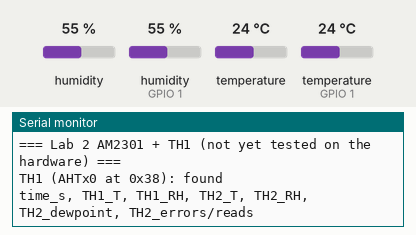
This sketch was run on a simulated ESP32. Parts: the last lines printed to the serial monitor. The test bench sets the inputs (shaded band); at power-on: humidity 55 %, humidity (sensor on GPIO 1) 55 %, temperature 24 °C, temperature (sensor on GPIO 1) 24 °C.

Above: at 2.7 s.
2.8 s: humidity (sensor 0) set to 22 %
At 6.4 s:
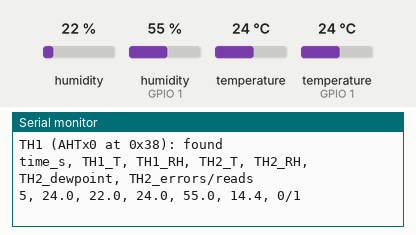
11.5 s: humidity (sensor on GPIO 1) set to 22 %
At 16.4 s:
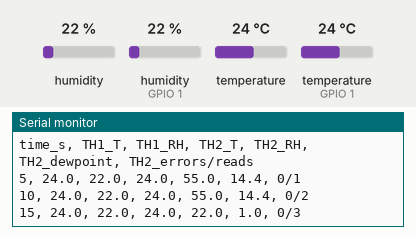
18.4 s: temperature (sensor 0) set to 12 °C
At 21.4 s:
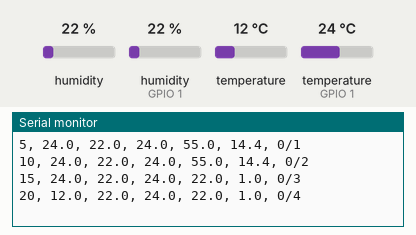
25.3 s: temperature (sensor on GPIO 1) set to 12 °C
At 31.5 s:
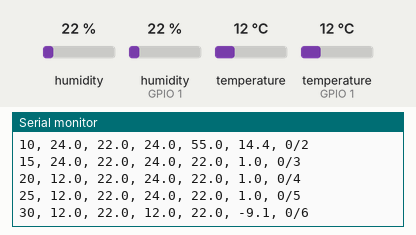
32.2 s: humidity (sensor 0) set to 40 %
At 36.4 s:
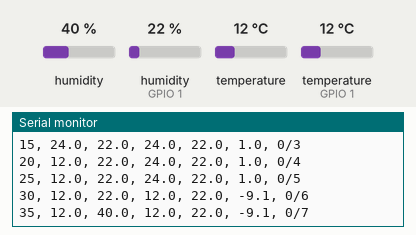
39.1 s: humidity (sensor on GPIO 1) set to 40 %
At 41.5 s:
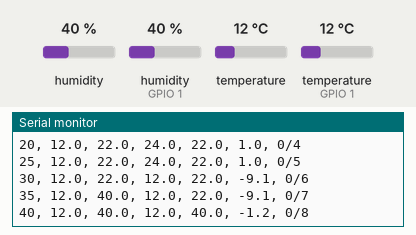
Timing chart, 0 to 43.0 s (numbered marks = the images above; inputs shaded):
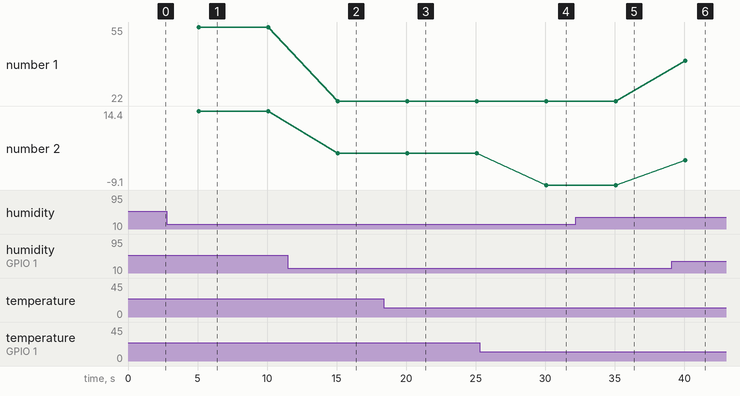

Measured:
- after the input at 2.8 s, the serial monitor: prints a new line after 2.3 s (image 1)
- after the input at 11.5 s, the serial monitor: prints a new line after 3.6 s (image 2)
- after the input at 18.4 s, the serial monitor: prints a new line after 1.7 s (image 3)
- after the input at 25.3 s, the serial monitor: prints a new line after 4.8 s (image 4)
- after the input at 32.2 s, the serial monitor: prints a new line after 2.9 s (image 5)
- after the input at 39.1 s, the serial monitor: prints a new line after 0.99 s (image 6)
- plotted number 2: 14.4 → 1 after the input at 11.5 s, 1 → -9.1 after the input at 25.3 s, -9.1 → -1.2 after the input at 39.1 s

The sketch:

lab2_am2301.ino
```cpp
// Lab 2: read the AM2301 (DHT21) outdoor sensor TH2 and the on-board sensor TH1.
// NOT YET TESTED ON THE HARDWARE. Pins are provisional (docs/PLAN.md section 2):
// TO VERIFY in Lab 1 and Lab 2.
//
// Wiring (drawing docs/install/schematics/d-am2301-wiring.svg):
//   AM2301 red (VCC) -> 3V3, black (GND) -> GND, yellow (DATA) -> GPIO 1,
//   4.7 kohm resistor from DATA to 3V3 at the board end. NEVER to 5 V.
//
// Every 5 s it prints one line:
//   TH1 temp, hum | TH2 temp, hum | dew point TH2 | read errors
// The offsets below are the corrections found in Lab 2 (reference minus reading).
//
// Libraries: "DHT sensor library" by Adafruit (+ "Adafruit Unified Sensor"),
//            "Adafruit AHTX0" (TH1, only if the I2C scan found 0x38).

#include <Wire.h>
#include <DHT.h>
#include <Adafruit_AHTX0.h>
#include <math.h>

const int PIN_SDA = 8;       // TO VERIFY
const int PIN_SCL = 9;       // TO VERIFY
const int PIN_AM2301 = 1;    // wired on IO1

// Offsets found in Lab 2, step 6 (reference minus sensor). Start at 0.
float TH1_T_OFFSET = 0.0, TH1_H_OFFSET = 0.0;
float TH2_T_OFFSET = 0.0, TH2_H_OFFSET = 0.0;

DHT dht(PIN_AM2301, DHT21);   // DHT21 = AM2301
Adafruit_AHTX0 aht;
bool th1Found = false;
unsigned long th2Errors = 0, th2Reads = 0;

// Magnus formula, valid about -45 to +60 C. Returns the dew point in C.
float dewPoint(float t, float rh) {
  const float a = 17.62, b = 243.12;
  float g = log(rh / 100.0) + a * t / (b + t);
  return b * g / (a - g);
}

void setup() {
  Serial.begin(115200);
  delay(1500);
  Serial.println("\n=== Lab 2 AM2301 + TH1 (not yet tested on the hardware) ===");
  Wire.begin(PIN_SDA, PIN_SCL);
  th1Found = aht.begin(&Wire);   // address 0x38; if TH1 is another type, adapt
  Serial.printf("TH1 (AHTx0 at 0x38): %s\n", th1Found ? "found" : "NOT found (other chip? see Lab 1 scan)");
  dht.begin();
  Serial.println("time_s, TH1_T, TH1_RH, TH2_T, TH2_RH, TH2_dewpoint, TH2_errors/reads");
}

void loop() {
  static unsigned long last = 0;
  if (millis() - last < 5000) return;   // the AM2301 needs 2 s or more between reads
  last = millis();

  float t1 = NAN, h1 = NAN;
  if (th1Found) {
    sensors_event_t hum, temp;
    if (aht.getEvent(&hum, &temp)) {
      t1 = temp.temperature + TH1_T_OFFSET;
      h1 = hum.relative_humidity + TH1_H_OFFSET;
    }
  }

  th2Reads++;
  float t2 = dht.readTemperature();
  float h2 = dht.readHumidity();
  if (isnan(t2) || isnan(h2)) {
    delay(2100);                         // one retry, as the firmware will do
    t2 = dht.readTemperature(false, true);  // Celsius, force a new read
    h2 = dht.readHumidity();
  }
  if (isnan(t2) || isnan(h2)) {
    th2Errors++;
    Serial.printf("%lu, %.1f, %.1f, ERR, ERR, -, %lu/%lu\n",
                  millis() / 1000, t1, h1, th2Errors, th2Reads);
    return;
  }
  t2 += TH2_T_OFFSET;
  h2 += TH2_H_OFFSET;
  Serial.printf("%lu, %.1f, %.1f, %.1f, %.1f, %.1f, %lu/%lu\n",
                millis() / 1000, t1, h1, t2, h2, dewPoint(t2, h2), th2Errors, th2Reads);
}
```
